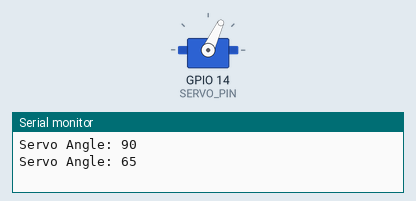
Recording of a sketch running on a simulated ESP32. Shown: servo, the last lines printed to the serial monitor.

Above: at 1.05 s.
At 5.5 s:
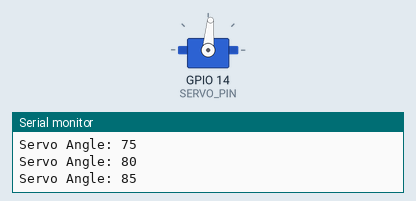
At 10.0 s:
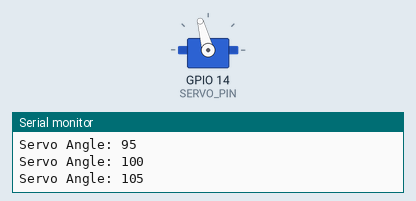
Timing chart, 0 to 12.7 s (numbered marks = the images above):
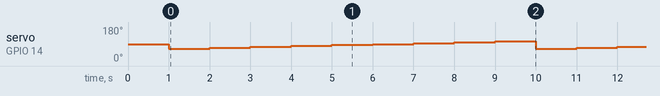

The sketch:

servo_test.ino
```cpp
#include <ESP32Servo.h>

Servo steering;

#define SERVO_PIN 14

int angle = 90;

void setup()
{
  Serial.begin(115200);

  steering.setPeriodHertz(50);
  steering.attach(SERVO_PIN, 500, 2400);

  steering.write(angle);

  Serial.print("Servo Angle: ");
  Serial.println(angle);

  delay(1000);
}

void loop()
{
  angle = 65;
  for(angle;angle<=105;angle = angle + 5)
  {
    steering.write(angle);

    Serial.print("Servo Angle: ");
    Serial.println(angle);

    delay(1000);
  }
}
```

Measured:
- by itself, servo on GPIO 14 (SERVO_PIN): repeats every 9.0 s: 70° 1.0 s, 75° 1.0 s, 80° 1.0 s, 85° 1.0 s, 90° 1.0 s, 95° 1.0 s, 100° 1.0 s, 105° 1.0 s, 65° 1.0 s
